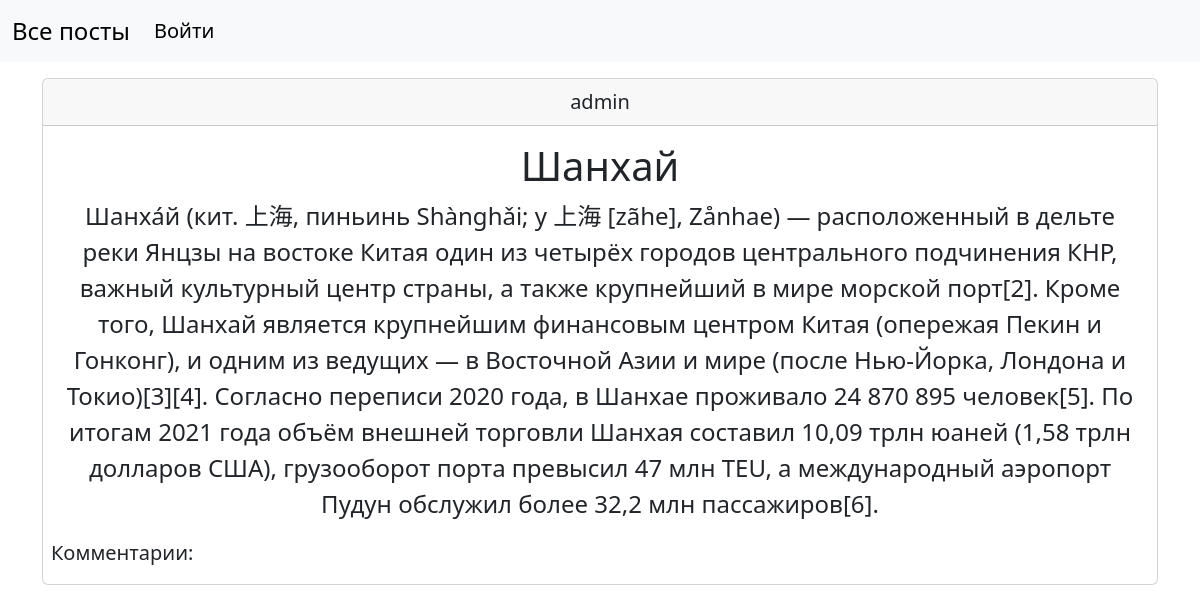
/post/6, run on the app's committed database.
### core/models.py (models this page shows)
class User(db.Model, UserMixin):
    __tablename__ = 'users'
    id = db.Column(db.Integer, primary_key=True)
    username = db.Column(db.String(128), nullable=False, unique=True)
    password = db.Column(db.String(25), nullable=False)
    posts = db.relationship('Post', backref='author', lazy=True)
    comments = db.relationship('Comment', backref='author', lazy=True)
    def __str__(self) -> str:
        return self.username

class Post(db.Model):
    __tablename__ = 'posts'
    id = db.Column(db.Integer, primary_key=True)
    title = db.Column(db.String(128), nullable=False)
    body = db.Column(db.Text, nullable=False)
    author_id = db.Column(db.Integer, db.ForeignKey('users.id'), nullable=False)
    comments = db.relationship('Comment', backref='post', lazy=True, cascade='all, delete')

### core/routes.py (the view)
@app.route("/post/<int:id>")
def post(id):
    post = Post.query.get(id)
    return render_template("post.html", post=post)

### core/templates/post.html (shortened to what this page needs)
{% extends "base.html" %}
{% block content %}
<div>
    <div class="card mt-3">
        <div class="card-header text-center fs-5">
            {{ post.author }}
        </div>
        <div class="card-body text-center">
            <h5 class="card-title text-center fs-1">{{ post.title }}</h5>
            <p class="card-text text-center fs-4">{{ post.body }}</p>
        </div>
        <p class="fs-5 ms-2">Комментарии:</p>
    </div>
</div>
{% endblock %}

### data on the page
User: author "admin"
Post: title "Шанхай", body "Шанха́й (кит. 上海, пиньинь Shànghǎi; у 上海 [zãhe], Zånhae) — расположенный в дельте реки Янцзы на востоке Китая один из четырёх городов центрального подчинения КНР, важный культурный центр страны, а также крупнейший в мире морской порт[2]. Кроме того, Шанхай является крупнейшим финансовым центром Китая (опережая Пекин и Гонконг), и одним из ведущих — в Восточной Азии и мире (после Нью-Йорка, Лондона и Токио)[3][4]. Согласно переписи 2020 года, в Шанхае проживало 24 870 895 человек[5]. По итогам 2021 года объём внешней торговли Шанхая составил 10,09 трлн юаней (1,58 трлн долларов США), грузооборот порта превысил 47 млн TEU, а международный аэропорт Пудун обслужил более 32,2 млн пассажиров[6]."
